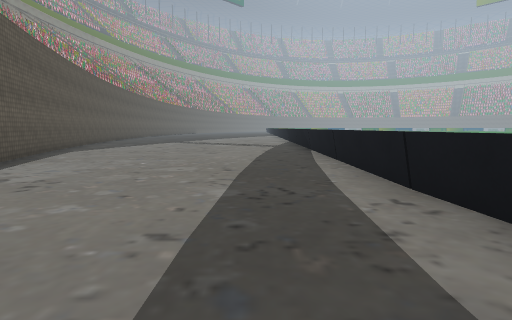
view 1 (above)

22 first-person views from a walk through a 3-D level made in the Unity game engine. The camera is 1.3 m above the floor, tilts 6° down and sees 80° across. The floor is counted in squares, 2 m on a side. Each view is taken from the middle of a square. On the plan, view 1 faces up. The plan holds only what a view shows up to about 10 squares ahead; the rest is blank. The place goes on beyond the plan. The player is left out. Some surface patterns are stand-ins.

view 2
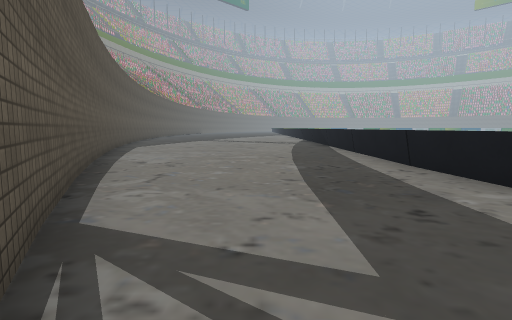

view 3
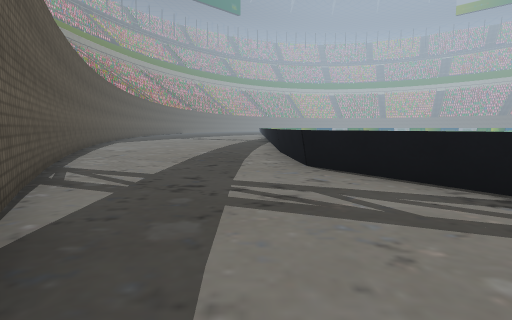

view 4
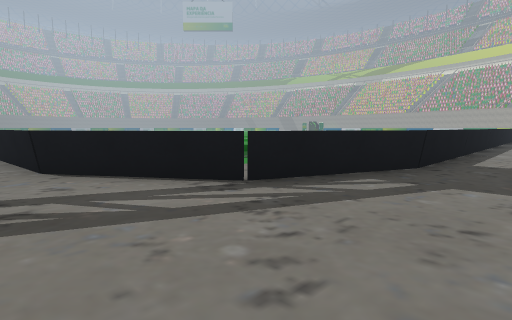

view 5
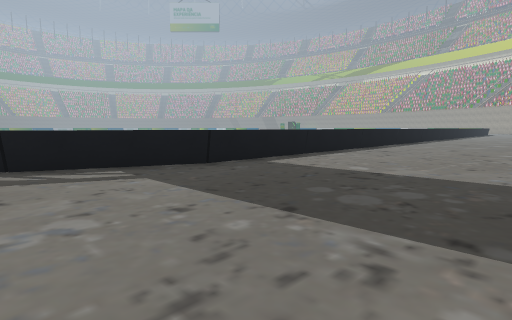

view 6
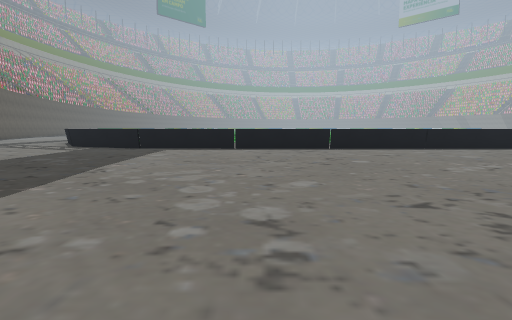

view 7
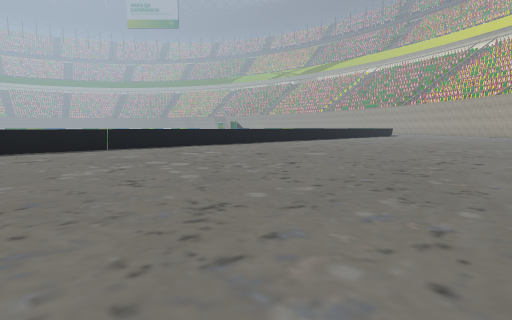

view 8
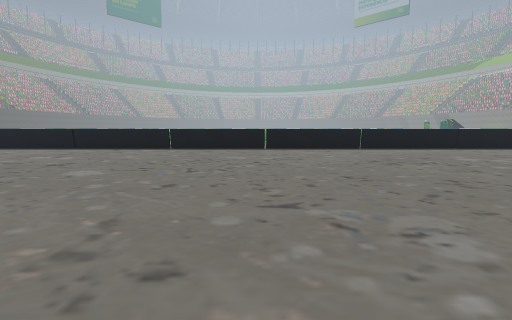

view 9
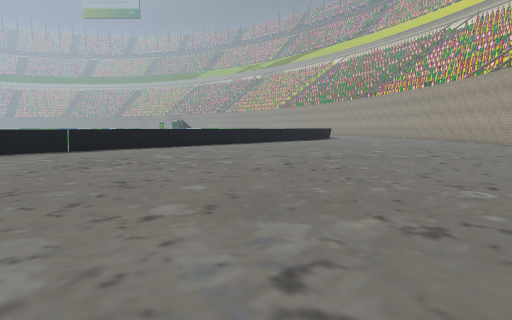

view 10
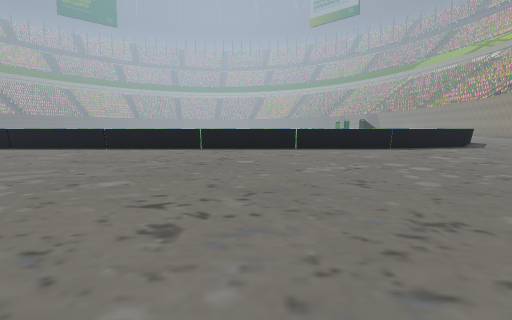

view 11
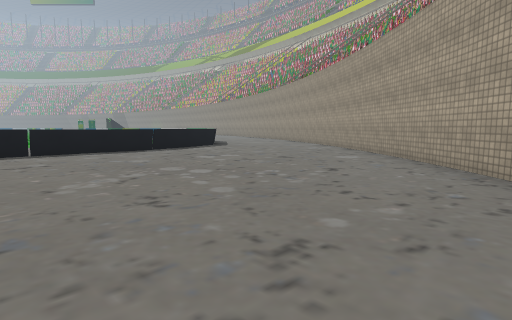

view 12
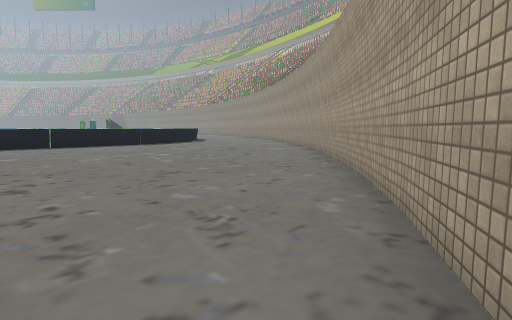

view 13
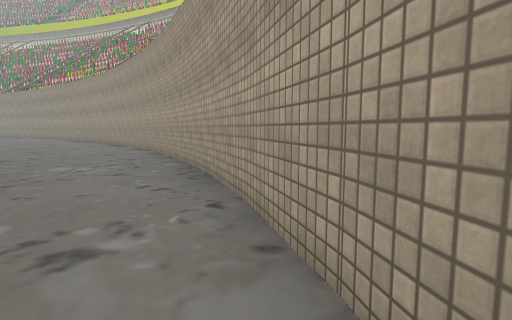

view 14
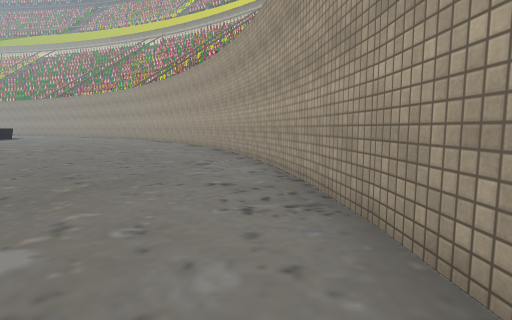

view 15
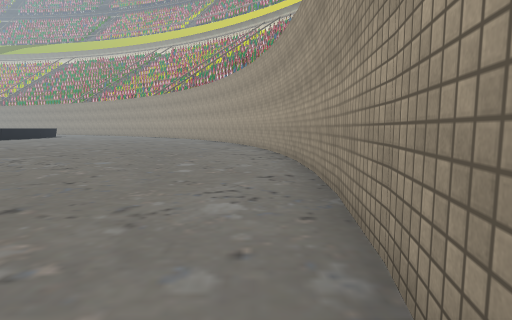

view 16
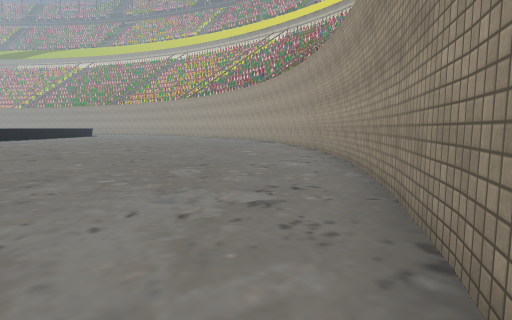

view 17
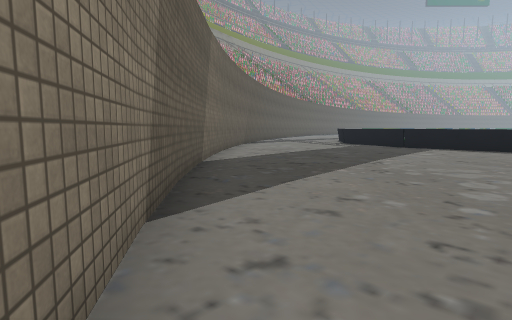

view 18
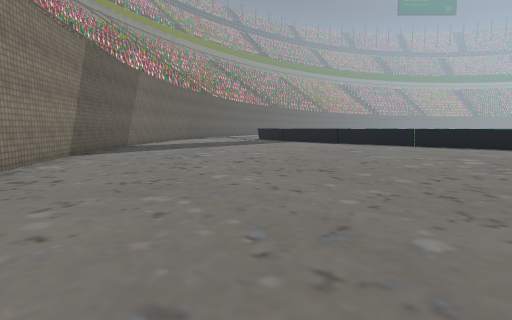

view 19
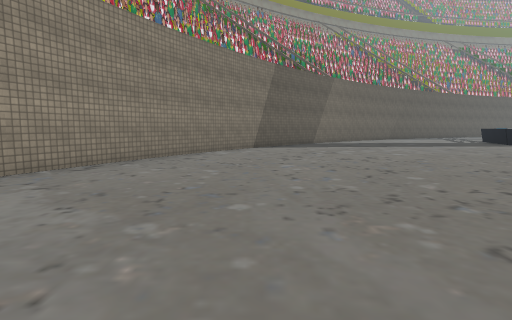

view 20
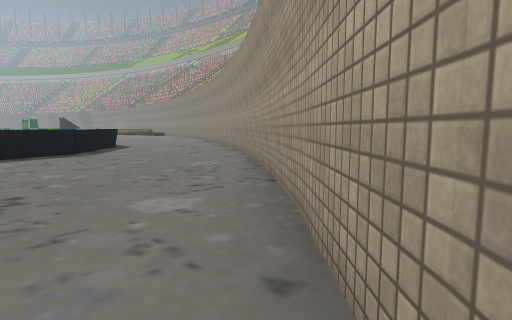

view 21
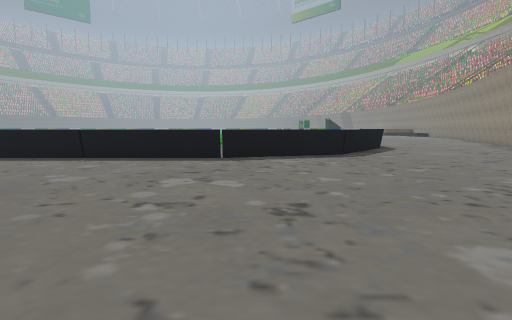

view 22
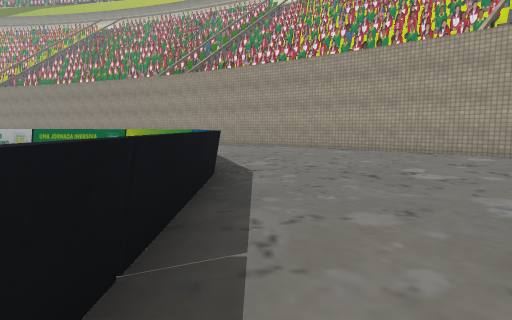

### Floor plan
Points are (right, up) in squares from view 1. A wall is a line through its corners. A room is listed if a view was taken in it or the views show most of it. See-through windows are left out.
Room 1 (views 1, 2)
walls: (-4.1, 3.8) (-3.3, 1.8); (-3.4, 1.9) (-1, -2.8); (1.8, 0.2) (1.1, 10); (-6.2, 10) (-4.2, 3.7)
ways out: opening at (0.7, -2) to room 2
Room 2 (views 3, 4, 5, 6, 7, 8, 9, 10, 11, 12, 13, 14, 15, 16, 17, 18, 19, 20, 21, 22)
walls: (23, -17.9) (27.7, -17); (19.8, -17.9) (23.1, -17.8); (27.6, -16.9) (30.7, -15.8); (15.3, -17) (20, -17.9); (30.7, -15.9) (35, -13.2); (12.3, -15.8) (15.4, -16.9); (10.8, -14.9) (12.4, -15.7); (34.9, -13.2) (36.4, -12); (36.3, -12.2) (40.2, -8.3); (6.6, -12.1) (10.9, -15.1); (4, -9.6) (6.8, -12.1); (40.1, -8.2) (42.5, -5.2); (2.3, -7.5) (4.2, -9.6); (41, -0.2) (39.1, -2.6) (36.2, -3.5) (6.4, -3.5) (3.5, -2.3) (1.8, 0.2)
ways out: opening at (0.7, -2) to room 1

Where each view was taken, in squares from view 1:
view 1: 0 up, 0 right, facing up
view 2: 2 down, 1 left, facing up
view 3: 5 down, 1 right, facing up
view 4: 5 down, 1 right, facing up-right
view 5: 8 down, 3 right, facing up-right
view 6: 13 down, 10 right, facing up
view 7: 13 down, 12 right, facing up-right
view 8: 13 down, 21 right, facing up
view 9: 13 down, 22 right, facing up-right
view 10: 13 down, 32 right, facing up
view 11: 12 down, 32 right, facing up-right
view 12: 15 down, 31 right, facing up-right
view 13: 17 down, 25 right, facing right
view 14: 17 down, 21 right, facing right
view 15: 17 down, 17 right, facing right
view 16: 16 down, 14 right, facing right
view 17: 14 down, 10 right, facing up-left
view 18: 15 down, 16 right, facing up-left
view 19: 13 down, 18 right, facing left
view 20: 11 down, 37 right, facing up-right
view 21: 10 down, 37 right, facing up
view 22: 4 down, 32 right, facing right
